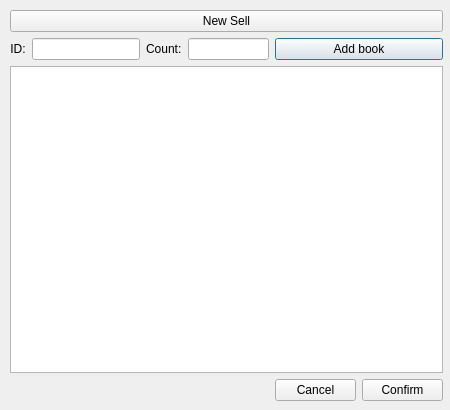
<?xml version="1.0" encoding="UTF-8"?>
<ui version="4.0">
 <class>sell_form</class>
 <widget class="QDialog" name="sell_form">
  <property name="geometry">
   <rect>
    <x>0</x>
    <y>0</y>
    <width>450</width>
    <height>410</height>
   </rect>
  </property>
  <property name="sizePolicy">
   <sizepolicy hsizetype="Fixed" vsizetype="Fixed">
    <horstretch>0</horstretch>
    <verstretch>0</verstretch>
   </sizepolicy>
  </property>
  <property name="minimumSize">
   <size>
    <width>450</width>
    <height>410</height>
   </size>
  </property>
  <property name="maximumSize">
   <size>
    <width>450</width>
    <height>410</height>
   </size>
  </property>
  <property name="windowTitle">
   <string>Dialog</string>
  </property>
  <property name="layoutDirection">
   <enum>Qt::LeftToRight</enum>
  </property>
  <widget class="QWidget" name="gridLayoutWidget">
   <property name="geometry">
    <rect>
     <x>10</x>
     <y>10</y>
     <width>433</width>
     <height>391</height>
    </rect>
   </property>
   <layout class="QGridLayout" name="gridLayout">
    <item row="1" column="4" colspan="2">
     <widget class="QPushButton" name="bttn_addBook">
      <property name="text">
       <string>Add book</string>
      </property>
     </widget>
    </item>
    <item row="1" column="0">
     <widget class="QLabel" name="label_2">
      <property name="sizePolicy">
       <sizepolicy hsizetype="Fixed" vsizetype="Preferred">
        <horstretch>0</horstretch>
        <verstretch>0</verstretch>
       </sizepolicy>
      </property>
      <property name="text">
       <string>ID:</string>
      </property>
      <property name="alignment">
       <set>Qt::AlignCenter</set>
      </property>
     </widget>
    </item>
    <item row="3" column="5">
     <widget class="QPushButton" name="bttn_confirm">
      <property name="text">
       <string>Confirm</string>
      </property>
     </widget>
    </item>
    <item row="1" column="2">
     <widget class="QLabel" name="label">
      <property name="sizePolicy">
       <sizepolicy hsizetype="Fixed" vsizetype="Preferred">
        <horstretch>0</horstretch>
        <verstretch>0</verstretch>
       </sizepolicy>
      </property>
      <property name="text">
       <string>Count:</string>
      </property>
     </widget>
    </item>
    <item row="3" column="4">
     <widget class="QPushButton" name="bttn_cancel">
      <property name="sizePolicy">
       <sizepolicy hsizetype="Minimum" vsizetype="Fixed">
        <horstretch>0</horstretch>
        <verstretch>0</verstretch>
       </sizepolicy>
      </property>
      <property name="text">
       <string>Cancel</string>
      </property>
     </widget>
    </item>
    <item row="2" column="0" colspan="6">
     <widget class="QTableView" name="tableView"/>
    </item>
    <item row="0" column="0" colspan="6">
     <widget class="QPushButton" name="bttn_newSell">
      <property name="text">
       <string>New Sell</string>
      </property>
     </widget>
    </item>
    <item row="1" column="1">
     <widget class="QLineEdit" name="lnedit_bookId">
      <property name="sizePolicy">
       <sizepolicy hsizetype="Maximum" vsizetype="Fixed">
        <horstretch>0</horstretch>
        <verstretch>0</verstretch>
       </sizepolicy>
      </property>
     </widget>
    </item>
    <item row="1" column="3">
     <widget class="QLineEdit" name="lnedit_bookCount">
      <property name="sizePolicy">
       <sizepolicy hsizetype="Ignored" vsizetype="Fixed">
        <horstretch>0</horstretch>
        <verstretch>0</verstretch>
       </sizepolicy>
      </property>
     </widget>
    </item>
    <item row="3" column="0" colspan="4">
     <widget class="QLabel" name="label_ErrorMessage">
      <property name="text">
       <string/>
      </property>
     </widget>
    </item>
   </layout>
  </widget>
 </widget>
 <resources/>
 <connections/>
</ui>
